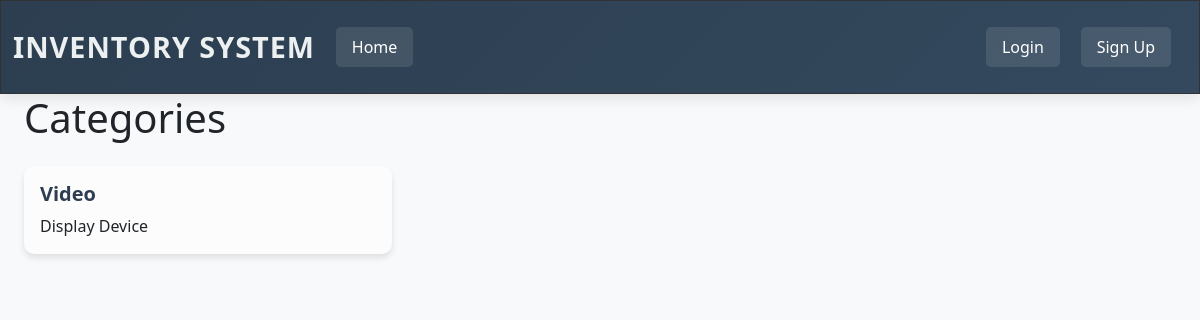
The page /categories/ on the database as committed earlier.
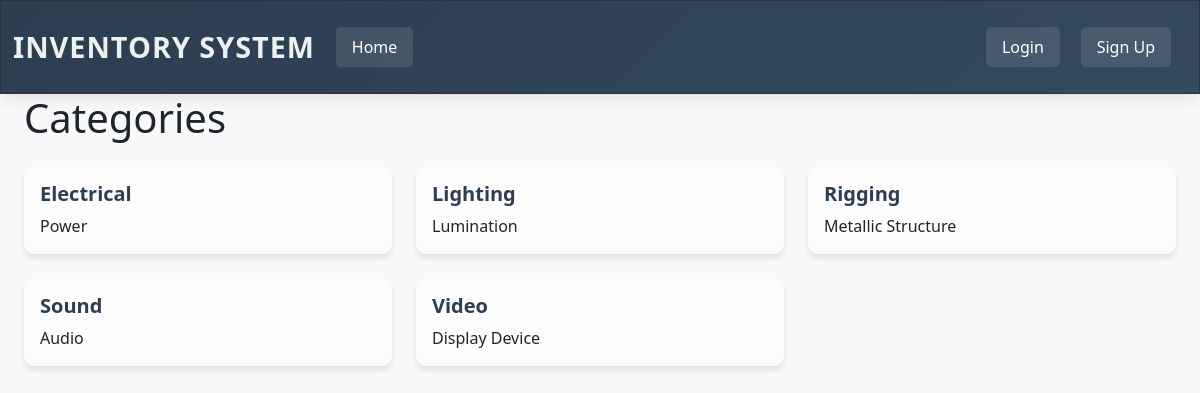
The same page on the database as committed later.
### inventory/models.py (models this page shows, shortened)
class Category(models.Model):
    name = models.CharField(max_length=100, unique=True)
    description = models.TextField(blank=True)
    created_at = models.DateTimeField(auto_now_add=True)
    updated_at = models.DateTimeField(auto_now=True)
    class Meta:
        verbose_name_plural = "Categories"
        ordering = ['name']

### inventory/views.py (the view)
# urls.py: path("categories/", CategoryListView.as_view(), name="category-list"),
class CategoryListView(ListView):
    model = Category
    template_name = "inventory/category_list.html"
    context_object_name = "categories"

### inventory/templates/inventory/category_list.html
{% extends 'inventory/base.html' %} {% block content %}
<div class="container-fluid">
  <div class="row">
    <div class="col-12">
      <h1 class="mb-4">Categories</h1>
      {% if categories %}
      <div class="row">
        {% for category in categories %}
        <div class="col-md-4 mb-4">
          <div class="card">
            <div class="card-body">
              <h5 class="card-title">{{ category.name }}</h5>
              <p class="card-text">
                {{ category.description|default:"No description" }}
              </p>
            </div>
          </div>
        </div>
        {% endfor %}
      </div>
      {% else %}
      <div class="card">
        <div class="card-body text-center py-5">
          <h4 class="text-muted">No categories found</h4>
        </div>
      </div>
      {% endif %}
    </div>
  </div>
</div>
{% endblock content %}

### inventory/templates/inventory/base.html (shortened to what this page needs)
<!DOCTYPE html>
<html lang="en">
<head>
    <link rel="stylesheet" href="https://bootswatch.com/5/simplex/bootstrap.min.css">
    <link rel="stylesheet" href="https://cdnjs.cloudflare.com/ajax/libs/font-awesome/6.4.0/css/all.min.css">
    {% load static %}
    <link rel="stylesheet" href="{% static 'inventory/css/custom.css' %}">
</head>
<body>
    {% include 'inventory/navigation.html' %}
    <main class="container-fluid">
        {% block content %}
        {% endblock content %}
    </main>
</body>
</html>

### inventory/templates/inventory/navigation.html (shortened to what this page needs)
<nav class="navbar navbar-expand-lg navbar-dark bg-dark navigation">
  <div class="container-fluid">
    <a class="navbar-brand" href="{% url 'index' %}">Inventory System</a>
    <div class="collapse navbar-collapse" id="navbarColor01">
      <ul class="navbar-nav me-auto">
        <li class="nav-item">
          <a class="nav-link active" href="{% url 'index' %}">Home</a>
        </li>
      </ul>
      <ul class="navbar-nav ms-auto">
        {% if user.is_authenticated %}
        <li class="nav-item">
          <span class="nav-link">Welcome, {{ user.username }}</span>
        </li>
        <li class="nav-item">
          <form method="post" action="{% url 'logout' %}" class="d-inline">
            {% csrf_token %}
            <button type="submit" class="nav-link btn btn-link">Logout</button>
          </form>
        </li>
        {% else %}
        <li class="nav-item">
          <a class="nav-link" href="{% url 'login' %}">Login</a>
        </li>
        <li class="nav-item">
          <a class="nav-link" href="{% url 'signup' %}">Sign Up</a>
        </li>
        {% endif %}
      </ul>
    </div>
  </div>
</nav>

### inventory/static/inventory/css/custom.css (style rules this page uses)
body { background-color: #f8f9fa; font-family: "Segoe UI", Tahoma, Geneva, Verdana, sans-serif; }
.navigation { background: linear-gradient(135deg, #2c3e50 0%, #34495e 100%) !important; box-shadow: 0 4px 15px rgba(0, 0, 0, 0.1); padding: 0.8rem 0; }
.navbar-brand { font-weight: 700; font-size: 1.8rem !important; color: #ecf0f1 !important; text-transform: uppercase; letter-spacing: 1px; transition: all 0.3s ease; }
.navbar-nav .nav-link { color: #ecf0f1 !important; font-weight: 500; padding: 0.5rem 1rem !important; margin: 0 0.2rem; border-radius: 6px; transition: all 0.3s ease; position: relative; }
.navbar-nav .nav-link.active { color: #ffffff !important; background-color: rgb(3, 83, 158); }
.navbar-nav .nav-link::after { content: ""; position: absolute; bottom: 0; left: 50%; width: 0; height: 2px; background: #3498db; transition: all 0.3s ease; transform: translateX(-50%); }
.navbar-nav .nav-link:first-child { color: #ffffff !important; font-weight: 300; background: rgba(255, 255, 255, 0.1); border-radius: 5px; padding: 0.5rem 1rem !important; margin-right: 1rem; }
.navigation { animation: slideInDown 0.5s ease-out; }
@media (min-width: 992px) { .navbar-nav .nav-item { position: relative; } }
@media (min-width: 992px) { .navbar-nav .nav-link { margin: 0 0.3rem; } }
.card { border: none; border-radius: 10px; box-shadow: 0 4px 6px rgba(0, 0, 0, 0.1); transition: transform 0.3s ease, box-shadow 0.3s ease; }
.card-title { color: #2c3e50; font-weight: 600; }

Rows that differ between the two databases and show on the page:
added Category: name "Electrical", description "Power"
added Category: name "Lighting", description "Lumination"
added Category: name "Rigging", description "Metallic Structure"
added Category: name "Sound", description "Audio"
